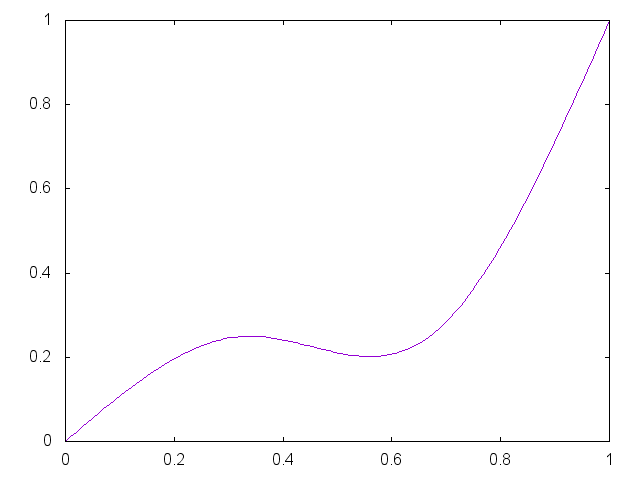

The script that saved this image:


set term png

set output "generate/static/generate/csplines-0.25-0.25.png"
plot '-' smooth csplines notitle
0 0
0.33 0.25
0.67 0.25 
1 1
e

reset;
